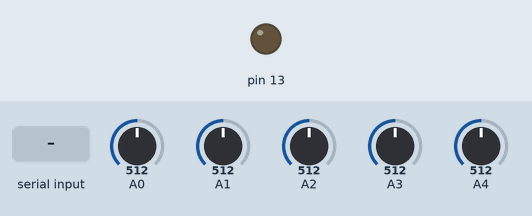
Simulated run of this sketch. Board: Arduino Uno, built with avr-gcc and run on an emulated ATmega328P. Shown: output pins drawn as LEDs (lit = HIGH). The inputs (shaded band) are chosen by the test bench; at power-on: A0 = 512, A1 = 512, A2 = 512, A3 = 512, A4 = 512. What the sketch prints to the serial monitor is not drawn.

Above: at 1.2 s.
1.3 s: "led on\n" received over Serial
At 2.5 s:
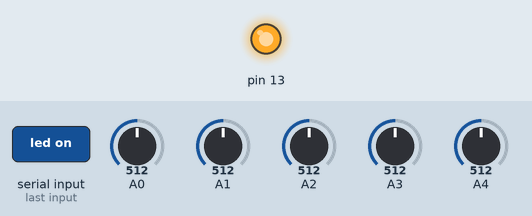
2.8 s: "good\n" received over Serial
4.3 s: "a0\n" received over Serial
Timing chart, 0 to 7.3 s (numbered marks = the images above; inputs shaded):
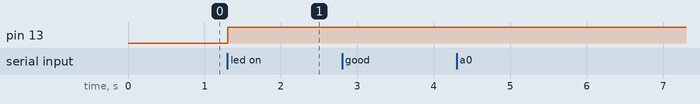

The sketch:

Matts_timer.ino
```cpp
// Prototypes
void timer(void (*)(void), int, unsigned long *);

// Globals
String inputBuffer;
String inputLine;
unsigned long *timer1 = new unsigned long;
unsigned long *timer2 = new unsigned long;
unsigned long *timer3 = new unsigned long;
unsigned long *timer4 = new unsigned long;
unsigned long *timer5 = new unsigned long;

// the setup function runs once when you press reset or power the board
void setup() {
  pinMode(13, OUTPUT);
  Serial.begin(9600);
  print("\n\nStartup...\n\n");
  // Make sure the timers start at 0
  (*timer1) = 0;
  (*timer2) = 0;
  (*timer3) = 0;
  (*timer4) = 0;
  (*timer5) = 0;
}

// the loop function runs over and over again forever
void loop() {
  // Every time the user hits 'enter', run executeCommand against the input
  checkUserInput();
  if (inputLine != "") {
    executeCommand(inputLine);
  }

  timer(&printAnalogPins, 2000, timer1); // Call printAnalogPins every 2000ms
  timer(&hello, 10000, timer2); // Call hello every 10 seconds
  timer(&printDot, 200, timer3); // Just print dots every 200ms
}

void printAnalogPins(){
  print("Analog Readout\n");
  print("--------------\n");
  print("Pin A0: " + String(analogRead(0)) + "\n");
  print("Pin A1: " + String(analogRead(1)) + "\n");
  print("Pin A2: " + String(analogRead(2)) + "\n");
  print("Pin A3: " + String(analogRead(3)) + "\n");
  print("Pin A4: " + String(analogRead(4)) + "\n");
  print("Pin A5: " + String(analogRead(4)) + "\n");
  print("\n\n");
}

void hello(){
  print("Hello World!\n\n");
}

void printDot(){
  print(".");
}

/*
* timer function, pass it a funciton pointer, a time in ms, and a pointer to a timer (unsigned long)
* and it will fire off the function every m milliseconds
*/
void timer(void (*f)(void), int m, unsigned long *t){
  if ((millis() - (*t)) > (m - 1)){
      f();
    (*t) += m;
  }
}

// Main area for processing commands
void executeCommand(String command){
  inputLine = ""; // Clear out the input line

  if (command == "good") {
    print("It *is* good!\n");
    return;
  }

  if (command == "a0"){
    print("Pin A0: " + String(analogRead(0)) + "\n");
    return;
  }

  if (command == "led on") {
    digitalWrite(13, HIGH);
    return;
  }

  if (command == "led off") {
    digitalWrite(13, LOW);
    return;
  }

  // Just echo back the command if nothing else...
  print(command + "\n");
}

// Keeps building the user input into inputBuffer until the user hits enter then copy it to inputLine and return it
String checkUserInput(){
  if (Serial.available() > 0) {
    switch (Serial.peek())
    {
      case 13: // Git rid of carriage returns
        Serial.read();
        break;
      case 10:
        print((char)Serial.read());
        inputLine = inputBuffer;
        inputBuffer = "";
        return inputLine;
        break;
      default:
        bufferInput(Serial.read());
    }
  }
  return "";
}

// Adds user's keystrokes to the inputBuffer
String bufferInput(char c){
    inputBuffer += c;
    // Serial.write("Buffered:");
    // Serial.print((int)c);
    // Serial.write("\n");
    print(c);
    return inputBuffer;
}

// Easier printing for serial... (overloaded functions)
void print(char c){
  Serial.write(c);
}
void print(int c){
  Serial.print(c);
}
void print(String s){
  int length = s.length();
  char * buffer = (char*) malloc (length + 1);
  s.toCharArray(buffer, length + 1);
  Serial.print(buffer);
  free (buffer);
}
```

Measured:
- after the input at 1.3 s, pin 13: LOW → HIGH at once
- after the input at 2.8 s, every drawn part: stays the same
- after the input at 4.3 s, every drawn part: stays the same
